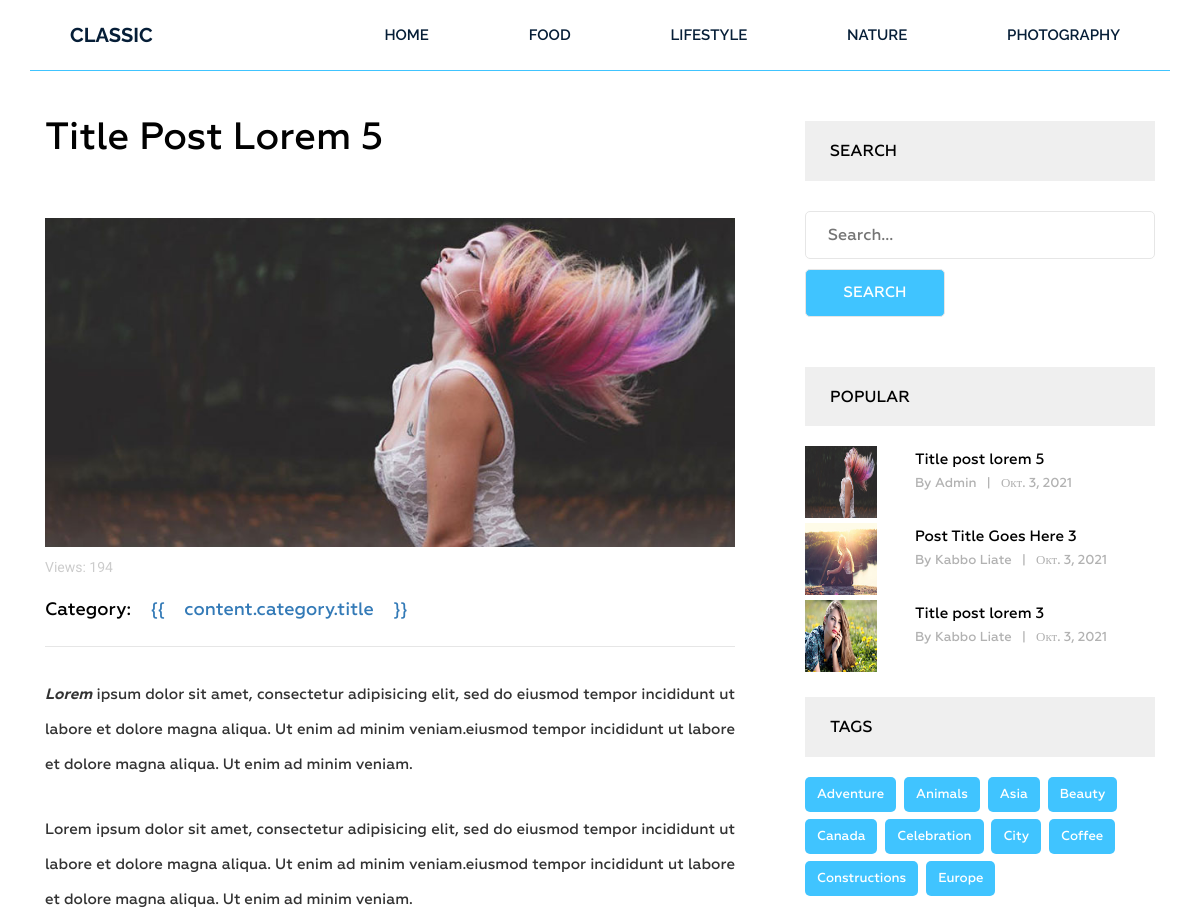
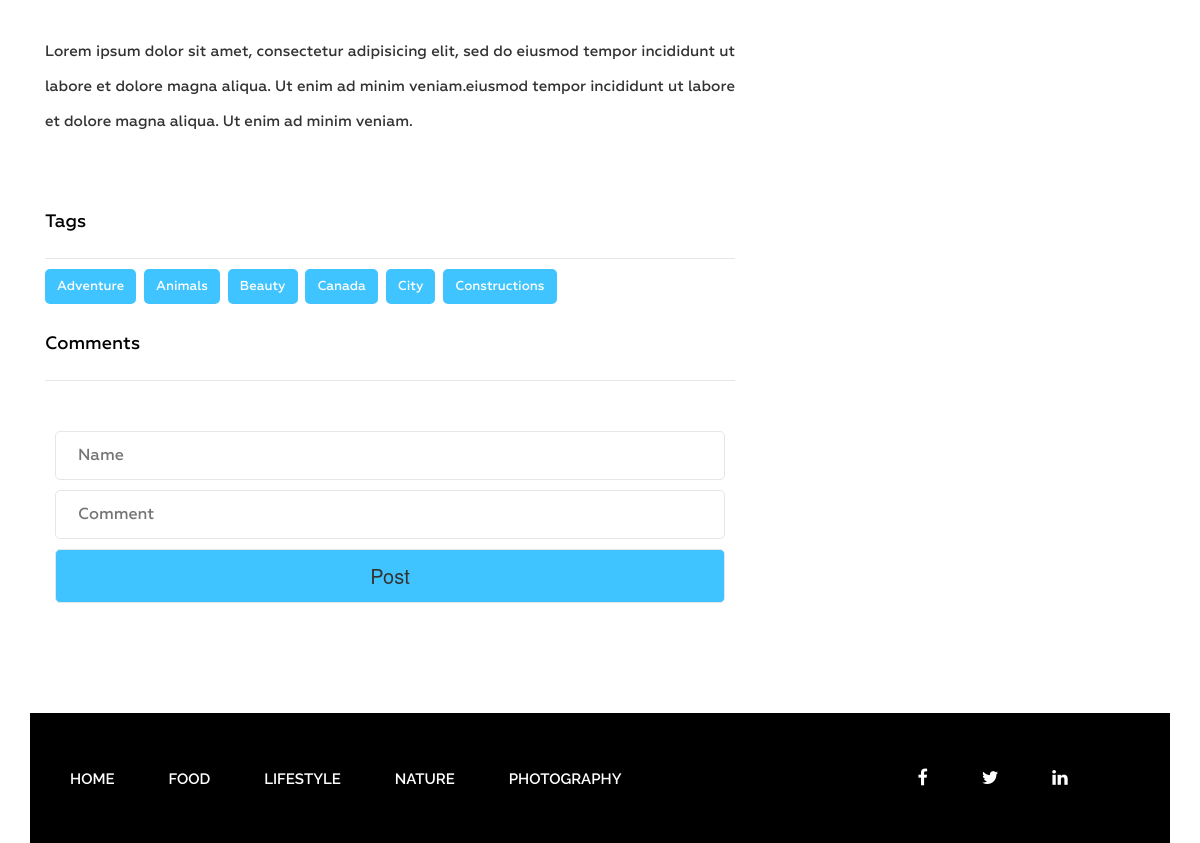
The app's page /category/lifestyle/post/title-post-lorem-5 with its own data (2 pictures, top to bottom).
### myblog/models.py (models this page shows, shortened)
class Category(models.Model):
    title = models.CharField(max_length=255, verbose_name='Category')
    slug = models.SlugField(max_length=255, verbose_name='Url', unique=True)
    class Meta:
        verbose_name = 'Category'
        verbose_name_plural = 'Categories'
        ordering = ['title']
    def get_absolute_url(self):
        return reverse(viewname='category', kwargs={'slug': self.slug})

class Post(models.Model):
    title = models.CharField(max_length=255, verbose_name='Title')
    slug = models.SlugField(max_length=255, verbose_name='Url', unique=True)
    author = models.CharField(max_length=100, verbose_name='Author')
    content = models.TextField(blank=True)
    created_at = models.DateTimeField(auto_now_add=True, verbose_name='Created')
    photo = models.ImageField(verbose_name='Photo', upload_to='photos/%Y/%m/%d', blank=True)
    views = models.IntegerField(default=0, verbose_name='Count views')
    category = models.ForeignKey(Category, on_delete=models.PROTECT, related_name='posts')
    tags = models.ManyToManyField(Tags, blank=True, related_name='posts')
    class Meta:
        verbose_name = 'Post'
        verbose_name_plural = 'Posts'
        ordering = ['-created_at']
    def get_absolute_url(self):
        return reverse_lazy(viewname='post', kwargs={'slug': self.slug, 'category': self.category.slug})

class Tags(models.Model):
    title = models.CharField(max_length=50, verbose_name='Tag')
    slug = models.SlugField(max_length=255, verbose_name='Url', unique=True)
    class Meta:
        verbose_name = 'Tag'
        verbose_name_plural = 'Tags'
        ordering = ['title']
    def get_absolute_url(self):
        return reverse_lazy('tag', kwargs={'slug': self.slug})

### myblog/views.py (the view)
class SinglePostView(DetailView):
    model = Post
    template_name = 'myblog/single.html'
    context_object_name = 'content'
    def get_context_data(self, **kwargs):
        post = get_object_or_404(Post, slug=self.kwargs['slug'])
        post.views += 1
        post.save()
        context = super().get_context_data(**kwargs)
        context['title'] = f"""
        {get_object_or_404(Category, slug=self.kwargs['category']).title} ::
        {get_object_or_404(Post, slug=self.kwargs['slug']).title}"""
        context['tags'] = Tags.objects.all()
        context['posts'] = Post.objects.all().order_by('-views')
        return context

### myblog/templatetags/menu.py (called while the page is built)
@register.simple_tag()
def get_categories():
    return Category.objects.all()

### myblog/templates/myblog/single.html (shortened to what this page needs)
{% extends 'base_single.html' %}
{% block content %}
<section class="single-blog-area">
  <div class="container">
    <div class="row">
      <div class="col-md-12">
        <div class="border-top">
          <div class="col-md-8">
            <div class="blog-area">
              <div class="blog-area-part">
                <h2>{{ content.title|title }}</h2>
                <div class="for-style">
                  <img src="{{ content.photo.url }}" alt="photo">
                  <div style="margin-top: 10px; font-family: Roboto, sans-serif; color: #CCCCCC">
                    Views: {{ content.views }}</div>
                  <div class="tags commententries">
                    <h3 class="">Category: <span><a href="{{ content.category.get_absolute_url }}">{{
                          content.category.title }}</a></span></h3>
                  </div>
                  <p>
                    {{ content.content|safe }}</p>
                </div>
                <div class="tags commententries">
                  {% if content.tags.exists %}
                  <h3 class="">Tags</h3>
                  {% for tag in content.tags.all %}
                  <p style="margin-top: 10px"><a href="{{ tag.get_absolute_url }}">{{ tag.title }}</a></p>
                  {% endfor %}
                  {% endif %}
                </div>
              </div>
              <div class="commententries">
                <h3>Comments</h3>
              </div>
              <form>
                <div style="margin: 10px">
                  <input id="name" type="text" placeholder="Name">
                </div>
                <div style="margin: 10px">
                  <input id="content" type="text" placeholder="Comment">
                </div>
                <div style="margin: 10px">
                  <input type="button" id="post_button"
                    style="background: #40C4FF; font-size: 20px; text-align: center; cursor: pointer;" value="Post">
                </div>
              </form>
            </div>
          </div>
          <div class="col-md-4">
            {% include 'inc/__search.html' %}
            <div class="newsletter">
              <h2 class="sidebar-title">Popular</h2>
            </div>
            <div class="grid" style="position: relative">
              {% if posts.exists %}
              {% for post in posts|slice:'0:3' %}
              <div class="portfolio-item popular">
                <img src="{{ post.photo.url }}" alt="photo">
                <div class="portfolio-text">
                  <h5><a href="{{ post.get_absolute_url }}">{{ post.title|safe|truncatechars:30 }}</a></h5>
                  <p>By {{ post.author }}<span>|</span>{{ post.created_at|date }}</p>
                </div>
              </div>
              {% endfor %}
              {% endif %}
            </div>
            <div class="tags">
              {% if tags.exists %}
              <h2 class="sidebar-title">Tags</h2>
              {% for tag in tags %}
              <p><a href="{{ tag.get_absolute_url }}">{{ tag.title }}</a></p>
              {% endfor %}
              {% endif %}
            </div>
          </div>
        </div>
      </div>
    </div>
  </div>
</section>
{% endblock %}

### templates/base_single.html (shortened to what this page needs)
{% extends 'base.html' %}
{% load static %}

### templates/base.html (shortened to what this page needs)
<!DOCTYPE html>
{% load static %}
<html lang="en">
<head>
    <link rel="stylesheet" href="{% static 'myblog/css/bootstrap.css' %}">
    <link rel="stylesheet" href="{% static 'myblog/css/font-awesome.min.css' %}">
    <link rel="stylesheet" href="{% static 'myblog/css/owl.carousel.min.css' %}">
    <link rel="stylesheet" href="{% static 'myblog/css/owl.theme.default.min.css' %}">
    <link rel="stylesheet" href="{% static 'myblog/style.css' %}">
    <link rel="stylesheet" href="{% static 'myblog/responsive.css' %}">
</head>
<body>
    <div class="wrapper">
        {% include 'inc/header.html' %}
        {% block content %}CONTENT{% endblock %}
        {% include 'inc/footer.html' %}
    </div>
</body>
</html>

### templates/inc/header.html
<header class="header">
  <div class="container">
    <div class="row">
      <div class="col-md-2">
        <div class="logo">
          <h2><a href="{% url 'home' %}">Classic</a></h2>
        </div>
      </div>
      <div class="col-md-10">
        <div class="menu">
          {% include 'inc/__menu_list.html' %}
        </div>
      </div>
    </div>
  </div>
</header>

### templates/inc/__menu_list.html (shortened to what this page needs)
{% load cache %}
{% cache 30 menu %}
  {% load menu %}
  {% get_categories as category %}
  <ul id="menu">
    <li class=""><a href="{% url 'home' %}">Home</a></li>
    {% for item in category %}
      <li><a href="{{ item.get_absolute_url }}">{{ item.title|title }}</a></li>
    {% endfor %}
  </ul>
{% endcache %}

### templates/inc/__search.html
<div class="newsletter">
  <h2 class="sidebar-title">Search</h2>
  <form action="{% url 'search' %}" method="GET">
    <input type="text" name="s" placeholder="Search...">
    <input style="margin-top: 10px" type="submit" value="Search">
  </form>
</div>

### templates/inc/footer.html (shortened to what this page needs)
{% load menu %}
<footer class="footer">
  <div class="container">
    <div class="row">
      <div class="col-md-12">
        <div class="footer-bg">
          <div class="row">
            <div class="col-md-9">
              <div class="footer-menu">
                {% include 'inc/__menu_list.html' %}
              </div>
            </div>
            <div class="col-md-3">
              <div class="footer-icon">
                <p>
                  <a href="#">
                    <i class="fa fa-facebook" aria-hidden="true"></i>
                  </a>
                  <a href="#">
                    <i class="fa fa-twitter" aria-hidden="true"></i>
                  </a>
                  <a href="#">
                    <i class="fa fa-linkedin" aria-hidden="true"></i>
                  </a>
                </p>
              </div>
            </div>
          </div>
        </div>
      </div>
    </div>
  </div>
</footer>

### records on screen
Category: title "FOOD"
Category: title "LIFESTYLE"
Category: title "NATURE"
Category: title "PHOTOGRAPHY"
Post: title "Title Post Lorem 5", photo (picture), views "194", content "Lorem ipsum dolor sit amet, consectetur adipisicing elit, sed do eiusmod tempor incididunt ut labore et dolore magna aliqua. Ut enim ad minim veniam.eiusmod tempor incididunt ut labore et dolore magna aliqua. Ut enim ad minim veniam. Lorem ipsum dolor sit amet, consectetur adipisicing elit, sed do eiusmod tempor incididunt ut labore et dolore magna aliqua. Ut enim ad minim veniam.eiusmod tempor incididunt ut labore et dolore magna aliqua. Ut enim ad minim veniam. Lorem ipsum dolor sit amet, consectetur adipisicing elit, sed do eiusmod tempor incididunt ut labore et dolore magna aliqua. Ut enim ad minim veniam.eiusmod tempor incididunt ut labore et dolore magna aliqua. Ut enim ad minim…", title "Title post lorem 5", author "Admin", created_at "Окт. 3, 2021"
Tags: title "Adventure"
Tags: title "Animals"
Tags: title "Beauty"
Tags: title "Canada"
Tags: title "City"
Tags: title "Constructions"
Post: photo (picture), title "Post Title Goes Here 3", author "Kabbo Liate", created_at "Окт. 3, 2021"
Post: photo (picture), title "Title post lorem 3", author "Kabbo Liate", created_at "Окт. 3, 2021"
Tags: title "Asia"
Tags: title "Celebration"
Tags: title "Coffee"
Tags: title "Europe"
